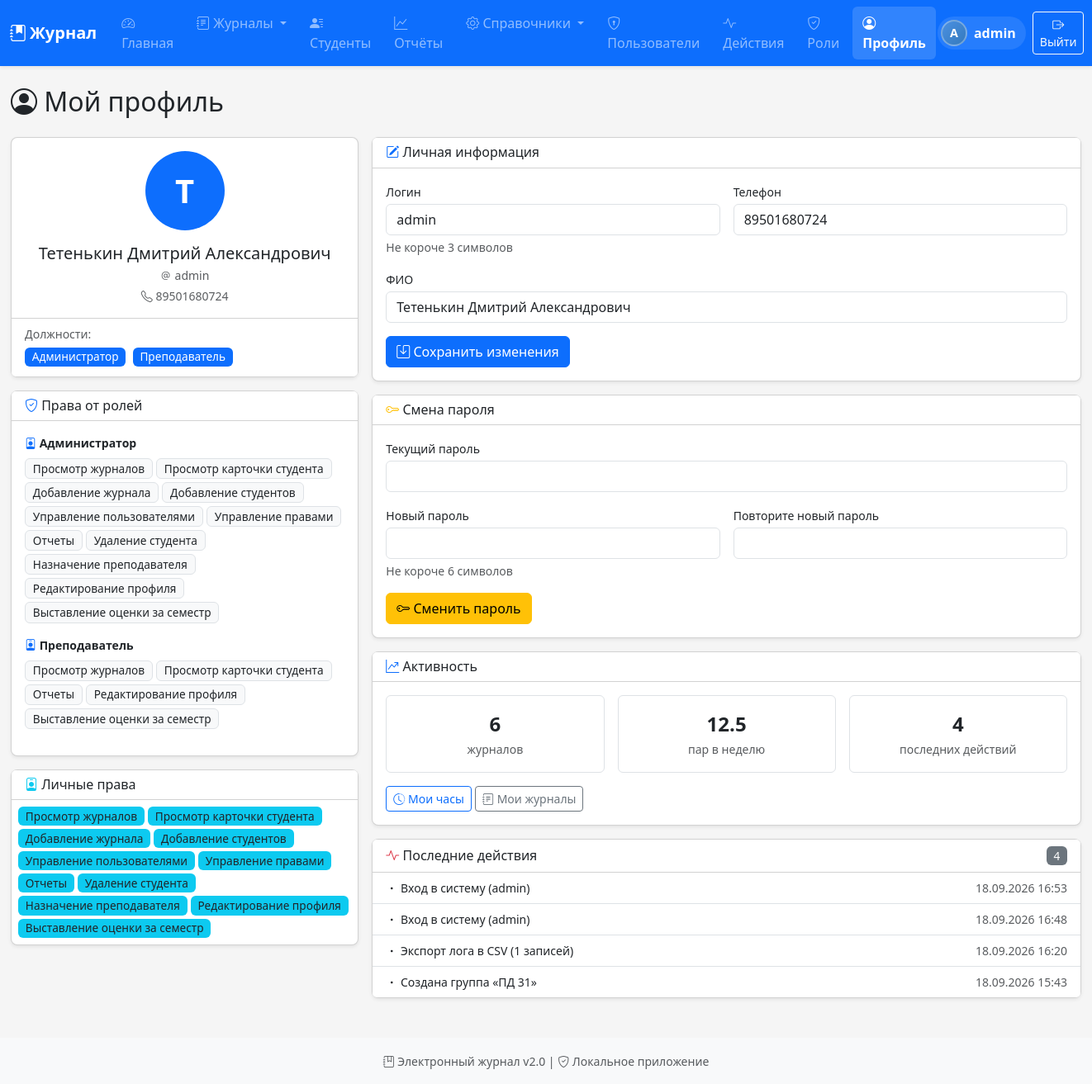
The page /profile (signed in) on the database as committed earlier.
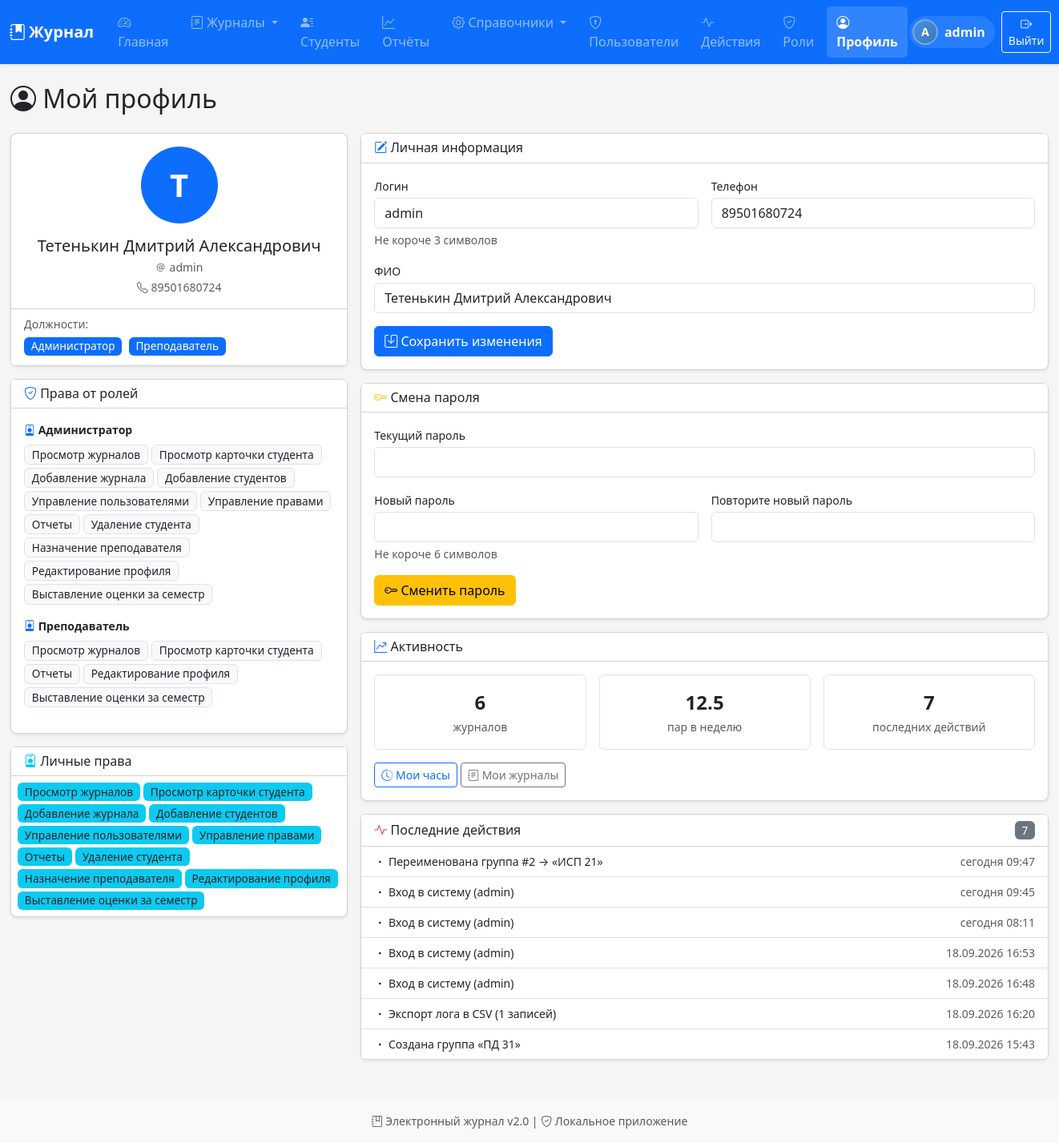
The same page on the database as committed later.
### tables this page shows
CREATE TABLE positions (
            id INTEGER PRIMARY KEY AUTOINCREMENT,
            name TEXT UNIQUE NOT NULL,
            code TEXT UNIQUE NOT NULL
        );

CREATE TABLE permissions (
            id INTEGER PRIMARY KEY AUTOINCREMENT,
            code TEXT UNIQUE NOT NULL,
            name TEXT NOT NULL,
            description TEXT
        );

CREATE TABLE activity_log (
                    id INTEGER PRIMARY KEY AUTOINCREMENT,
                    user_id INTEGER,
                    action TEXT NOT NULL,
                    description TEXT,
                    target_type TEXT,
                    target_id INTEGER,
                    ip TEXT,
                    created_at TEXT NOT NULL,
                    FOREIGN KEY (user_id) REFERENCES users(id) ON DELETE SET NULL
                );

### routes.py (the view)
@main_bp.route('/profile')
@login_required
def profile():
    uid = session['user_id']
    return _render_profile(uid, is_self=True)

### activity.py (called while the page is built, shortened)
def get_recent_activity(limit=20, user_id=None):
    conn = get_db()
    try:
        if user_id is not None:
            rows = conn.execute('''
                SELECT al.*, u.username, up.full_name
                FROM activity_log al
                LEFT JOIN users u ON al.user_id = u.id
                LEFT JOIN user_profiles up ON u.id = up.user_id
                WHERE al.user_id = ?
                ORDER BY al.created_at DESC
                LIMIT ?
            ''', (user_id, limit)).fetchall()
    finally:
        conn.close()
    return [_row_to_dict(r) for r in rows]

def get_target_url(target_type, target_id):
    if not target_type or not target_id:
        return None
    try:
        tid = int(target_id)
    except (ValueError, TypeError):
        return None
    try:
        from flask import url_for
        if target_type == 'user':
            return url_for('main.profile_view', uid=tid)
        if target_type == 'group':
            return url_for('main.groups')
    except Exception:
        return None
    return None

### journal_manager.py (called while the page is built)
    @staticmethod
    def get_table_name(gs_id):
        return f"journal_{gs_id}"

### templates/profile.html (shortened to what the changed rows need)
{% extends "base.html" %}
{% block content %}
<div class="d-flex flex-wrap justify-content-between align-items-center mb-4 gap-2">
    <h2 class="mb-0">
        <i class="bi bi-person-circle"></i>
        {% if is_self %}
            Мой профиль
        {% else %}
            Профиль: {{ profile_user.full_name or profile_user.username }}
        {% endif %}
    </h2>
</div>
<div class="row g-3">
    <div class="col-12 col-lg-4">
        <div class="card shadow-sm mb-3">
            {% if positions %}
            <div class="card-footer bg-white">
                <div class="small text-muted mb-1">Должности:</div>
                {% for p in positions %}
                    <span class="badge bg-primary me-1 mb-1">{{ p.name }}</span>
                {% endfor %}
            </div>
            {% endif %}
        </div>
        {% if positions_with_perms %}
        <div class="card shadow-sm mb-3">
            <div class="card-body">
                {% for item in positions_with_perms %}
                    <div class="mb-3">
                        <div class="fw-semibold small mb-2">
                            <i class="bi bi-person-badge text-primary"></i>
                            {{ item.position.name }}
                        </div>
                        {% if item.permission_codes %}
                            <div class="d-flex flex-wrap gap-1">
                                {% for code in item.permission_codes %}
                                    <span class="badge bg-light text-dark border small"
                                          title="{{ code }}">
                                        {{ perms_dict.get(code, code) }}
                                    </span>
                                {% endfor %}
                            </div>
                        {% else %}
                            <div class="text-muted small fst-italic">
                                Роль не даёт прав по умолчанию
                            </div>
                        {% endif %}
                    </div>
                {% endfor %}
            </div>
        </div>
        {% endif %}
        {% if perms_personal %}
        <div class="card shadow-sm mb-3">
            <div class="card-body p-2">
                <div class="d-flex flex-wrap gap-1">
                    {% for code in perms_personal %}
                        <span class="badge bg-info text-dark small"
                              title="{{ code }}">
                            {{ perms_dict.get(code, code) }}
                        </span>
                    {% endfor %}
                </div>
            </div>
        </div>
        {% endif %}
    </div>
    <div class="col-12 col-lg-8">
        <div class="card shadow-sm mb-3">
            <div class="card-body">
                <div class="row g-3 text-center">
                    <div class="col-12 col-md-4">
                        <div class="border rounded p-3">
                            <div class="fs-4 fw-bold">{{ recent_activity|length }}</div>
                            <small class="text-muted">последних действий</small>
                        </div>
                    </div>
                </div>
            </div>
        </div>
        {% if recent_activity %}
        <div class="card shadow-sm">
            <div class="card-header bg-white d-flex justify-content-between align-items-center">
                <h6 class="mb-0">
                    <i class="bi bi-activity text-danger"></i>
                    Последние действия
                </h6>
                <span class="badge bg-secondary">{{ recent_activity|length }}</span>
            </div>
            <div class="list-group list-group-flush">
                {% for a in recent_activity %}
                    <div class="list-group-item">
                        <div class="d-flex justify-content-between gap-2">
                            <div class="small">
                                <i class="bi bi-dot"></i>
                                {{ a.description or a.action }}
                            </div>
                            <small class="text-muted text-nowrap">{{ a.created_at_human }}</small>
                        </div>
                    </div>
                {% endfor %}
            </div>
        </div>
        {% endif %}
    </div>
</div>
{% endblock %}

Rows that differ between the two databases and show on the page:
added activity_log: description "Переименована группа #2 → «ИСП 21»", created_at_human "сегодня 09:47"
added activity_log: description "Вход в систему (admin)", created_at_human "сегодня 09:45"
added activity_log: description "Вход в систему (admin)", created_at_human "сегодня 08:11"
Other text that changed with them:
{{ recent_activity|length }}: "4" → "7"
